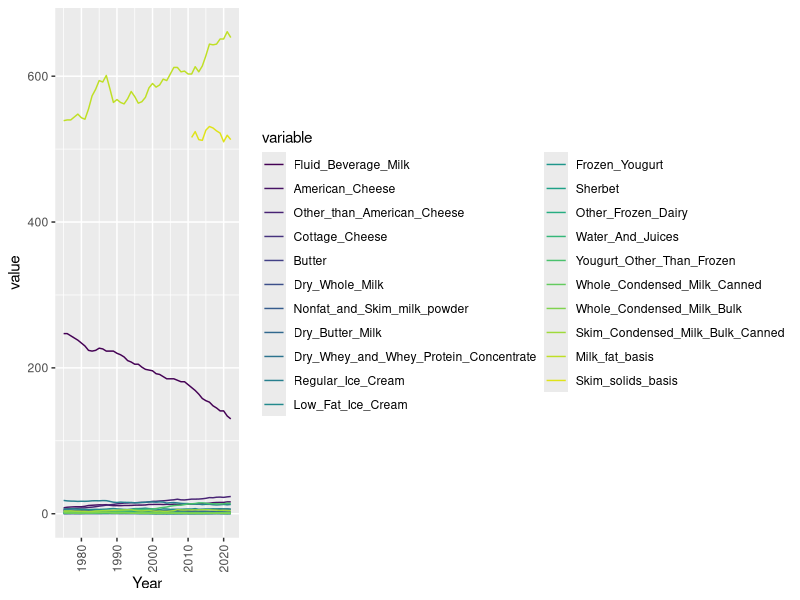
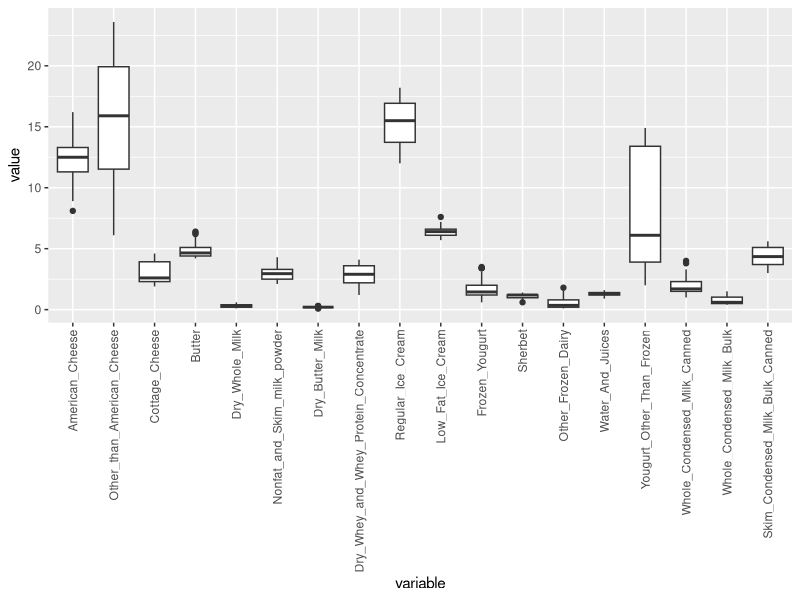
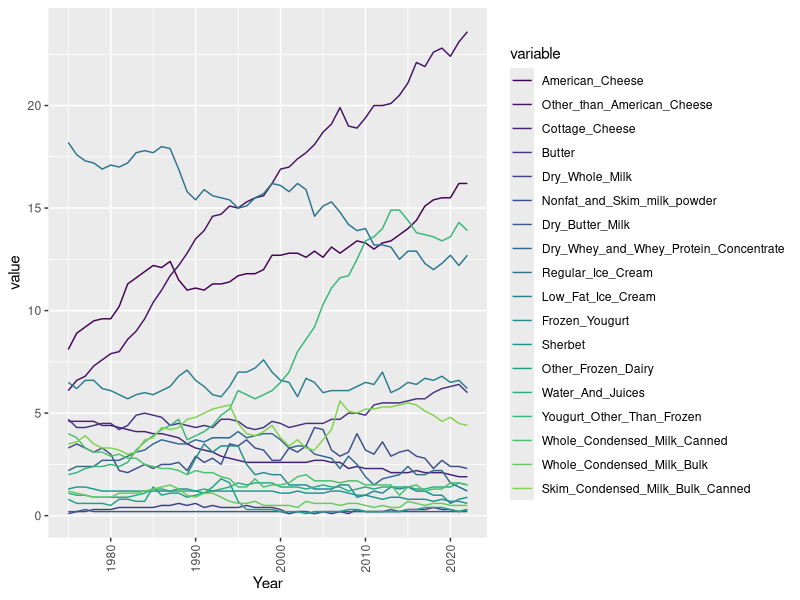
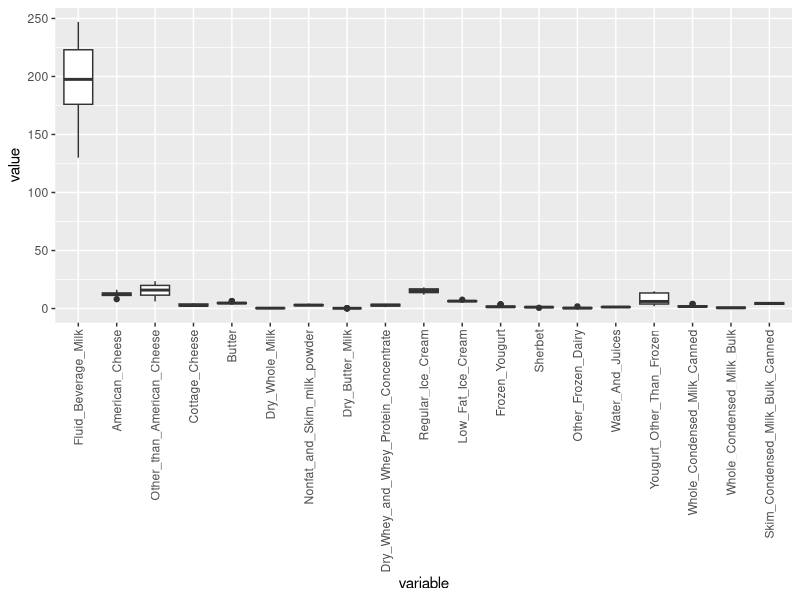
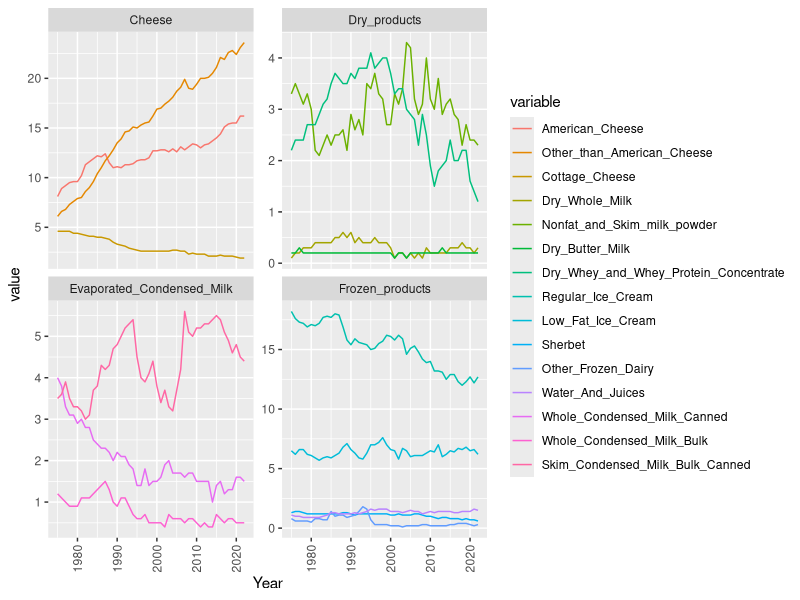

Recreate these plots in R, in order.
## ---- chunk 1
knitr::opts_chunk$set(echo = TRUE)
## ---- chunk 2

# Load the readxl package
library(tidyverse)
library(readxl)


library(readr)

# Read the CSV file from GitHub

dataset <- read.csv("pcconsp_1_csv.csv")

## ---- chunk 3

str(dataset)

## ---- chunk 4

summary(dataset)

## ---- chunk 5

head(dataset)


## ---- chunk 6

# Load necessary libraries
library(ggplot2)
library(reshape2)
library(viridis)


my_palette <- viridis(22)

# Reshape data into long format
melted_data <- melt(dataset, id.vars = "Year")



# Create density plot
ggplot(melted_data, aes(x = Year, y = value , color = variable)) +
  geom_line()+
  theme(axis.text.x = element_text(angle = 90, hjust = 1, vjust = 0.5))+
  scale_color_manual(values = my_palette)





## ---- chunk 7

head(dataset)

## ---- chunk 8

my_palette <- viridis(22)

# Reshape data into long format
melted_data <- melt(dataset, id.vars = "Year")

melted_data_products <- melted_data %>%
  filter(variable != "Milk_fat_basis", variable != "Skim_solids_basis")

# Create density plot
sales <- ggplot(melted_data_products, aes(x = variable, y = value)) +
  geom_boxplot()+
  theme(axis.text.x = element_text(angle = 90, hjust = 1, vjust = 0.5))

ggsave("sales_counts.jpeg", sales)

melted_data_below100 <- melted_data %>% 
  filter(value <= 100)

ggplot(melted_data_below100, aes(x = variable, y = value)) +
  geom_boxplot()+
  theme(axis.text.x = element_text(angle = 90, hjust = 1, vjust = 0.5))

ggplot(melted_data_below100, aes(x = Year, y = value , color = variable)) +
  geom_line()+
  theme(axis.text.x = element_text(angle = 90, hjust = 1, vjust = 0.5))+
  scale_color_manual(values = my_palette)

## ---- chunk 9

head(melted_data, 3)

## ---- chunk 10

#Creating catgories based on the variable identifier

categorize <- function(variable_name) {
  if (grepl("American_Cheese", variable_name, ignore.case = TRUE)) {
    return("Cheese")
  } else if (grepl("Other_than_American_Cheese", variable_name, ignore.case = TRUE)) {
    return("Cheese")
  } else if (grepl("Cottage_Cheese", variable_name, ignore.case = TRUE)) {
    return("Cheese")
  } else if (grepl("Dry_Whole_Milk", variable_name, ignore.case = TRUE)) {
    return("Dry_products")
  } else if (grepl("Nonfat_and_Skim_milk_powder", variable_name, ignore.case = TRUE)) {
    return("Dry_products")
  } else if (grepl("Dry_Butter_Milk", variable_name, ignore.case = TRUE)) {
    return("Dry_products")
  } else if (grepl("Dry_Whey_and_Whey_Protein_Concentrate", variable_name, ignore.case = TRUE)) {
    return("Dry_products")
  } else if (grepl("Regular_Ice_Cream", variable_name, ignore.case = TRUE)) {
    return("Frozen_products")
  } else if (grepl("Low_Fat_Ice_Cream", variable_name, ignore.case = TRUE)) {
    return("Frozen_products")
  } else if (grepl("Sherbet", variable_name, ignore.case = TRUE)) {
    return("Frozen_products")
  } else if (grepl("Other_Frozen_Dairy", variable_name, ignore.case = TRUE)) {
    return("Frozen_products")
  } else if (grepl("Water_And_Juices", variable_name, ignore.case = TRUE)) {
    return("Frozen_products")
  } else if (grepl("Whole_Condensed_Milk_Canned", variable_name, ignore.case = TRUE)) {
    return("Evaporated_Condensed_Milk")
  } else if (grepl("Whole_Condensed_Milk_Bulk", variable_name, ignore.case = TRUE)) {
    return("Evaporated_Condensed_Milk")
  } else if (grepl("Skim_Condensed_Milk_Bulk_Canned", variable_name, ignore.case = TRUE)) {
    return("Evaporated_Condensed_Milk")
  } else {
    return("Other")
  }
}


## ---- chunk 11

melted_data$Category <- sapply(melted_data$variable, categorize)

head(melted_data)

## ---- chunk 12

melted_data_categories <- melted_data %>% 
  filter(melted_data$Category != "Other")

trends <- ggplot(melted_data_categories, aes(x = Year, y = value, color = variable)) +
  geom_line() +
  theme(axis.text.x = element_text(angle = 90, hjust = 1, vjust = 0.5))+
  facet_wrap(~ Category, scales = "free_y")

ggsave("trends_facet.jpeg", trends)
  


